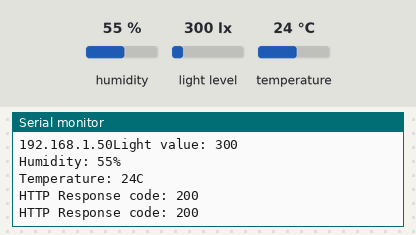
Recording of a sketch running on a simulated ESP32. Parts: the last lines printed to the serial monitor. The test bench sets the inputs (shaded band); at power-on: humidity 55 %, light level 300 lx, temperature 24 °C. WiFi joins after 1.5 s; servers stay silent unless stated; uploads are accepted with an empty reply.

Above: at 3.2 s.
3.3 s: humidity set to 22 %
At 9.61 s:
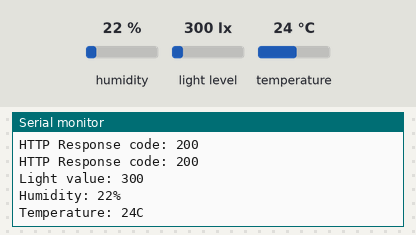
10.7 s: light level set to 40 lx
At 17.03 s:
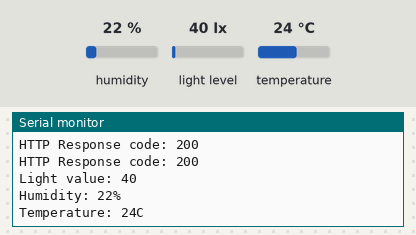
18.1 s: temperature set to 12 °C
At 25.3 s:
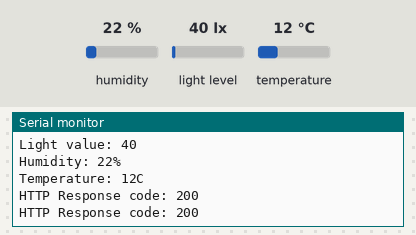
25.5 s: light level set to 500 lx
At 31.88 s:
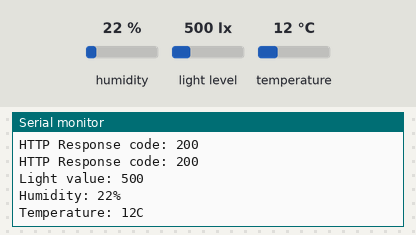
32.9 s: humidity set to 40 %
At 39.31 s:
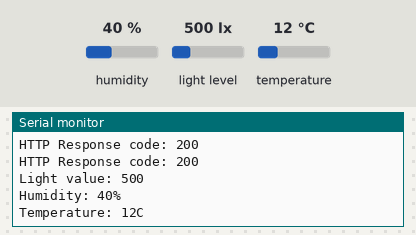
Timing chart, 0 to 40.8 s (numbered marks = the images above; inputs shaded):
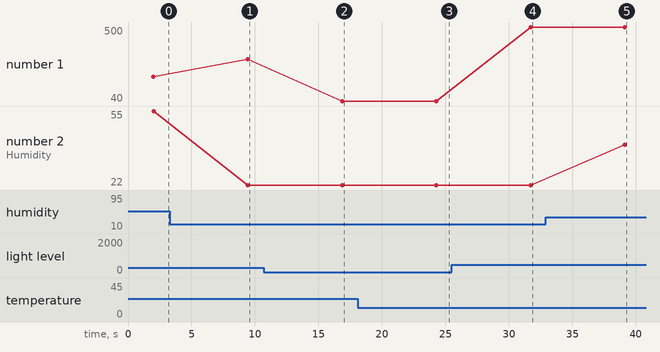

Measured:
- after the input at 3.3 s, the serial monitor: prints a new line after 6.2 s (image 1)
- after the input at 10.7 s, the serial monitor: prints a new line after 6.2 s (image 2)
- after the input at 18.1 s, the serial monitor: prints a new line after 6.2 s (image 3)
- after the input at 25.5 s, the serial monitor: prints a new line after 6.2 s (image 4)
- after the input at 32.9 s, the serial monitor: prints a new line after 6.3 s (image 5)
- plotted number 1: 300 → 40 after the input at 10.7 s, 40 → 500 after the input at 25.5 s
- plotted number 2: 55 → 22 after the input at 3.3 s, 22 → 40 after the input at 32.9 s

The sketch:

sensor.ino
```cpp
#include <Wire.h>
#include <BH1750.h>
#include <DHT.h>
#include <WiFi.h>
#include <HTTPClient.h>

#define DHTPIN 4       // Digital pin connected to the DHT sensor
#define DHTTYPE DHT11  // DHT 22 (AM2302), AM2321
DHT dht(DHTPIN, DHTTYPE);

BH1750 lightSensor;

const char *ssid = "oplus_co_apjois";  // Your WiFi SSID
const char *password = "btac4949";     // Your WiFi password

const char *serverUrl = "https://szn8dg2qly88.share.zrok.io/vaccine/violations";  // Your server URL to post the data

void setup() {
  Serial.begin(115200);
  Wire.begin();

  dht.begin();          // Initialize DHT sensor
  lightSensor.begin();  // Initialize BH1750 sensor

  connectToWiFi();
}

void loop() {
  // Read and post DHT sensor data
  uint16_t temperature = readTemperature();
  uint16_t   humidity = readHumidity();

  // Read and post BH1750 sensor data
  uint16_t lightLevel = readLight();

Serial.print("Light value: ");
Serial.print(lightLevel);
Serial.println();

Serial.print("Humidity: ");
Serial.print(humidity);
Serial.println("%");

Serial.print("Temperature: ");
Serial.print(temperature);
Serial.println("C");
  // Post sensor data to server
  if(lightLevel > 4)
    postLightViolation(lightLevel);
  postTempViolation(temperature, humidity);

  delay(7000);  // Delay between posts
}

float readTemperature() {
  return dht.readTemperature();
}

float readHumidity() {
  return dht.readHumidity();
}

uint16_t readLight() {
  return lightSensor.readLightLevel();
}

void connectToWiFi() {
  Serial.println("Connecting to WiFi...");
  WiFi.begin(ssid, password);
  while (WiFi.status() != WL_CONNECTED) {
    delay(1000);
    Serial.println("Connecting...");
  }
  Serial.println("Connected to WiFi");
  Serial.print(WiFi.localIP());
}
void postTempViolation(uint16_t temperature,uint16_t  humidity){
  if (WiFi.status() == WL_CONNECTED) {
    HTTPClient http;

    // Your server URL to post the data
    http.begin(serverUrl);

    // Set content type to JSON
    http.addHeader("Content-Type", "application/json");
    http.addHeader("Origin", "default");
    http.addHeader("ngrok-skip-browser-warning", "69420");

    // Create JSON payload
    String jsonData = "{\"container_id\":\"container1\",\"violations\":[{\"parameter\":\"temperature\",\"value\":\"" + String(temperature) + "\"}]}";


    // Send HTTP POST request
    int httpResponseCode = http.POST(jsonData);


    if (httpResponseCode > 0) {
      Serial.print("HTTP Response code: ");
      Serial.println(httpResponseCode);
    } else {
      Serial.print("Error code: ");
      Serial.println(httpResponseCode);
    }

    // Free resources
    http.end();
  } else {
    Serial.println("Error: WiFi not connected");
  }
}
void postLightViolation(uint16_t lightLevel) {
  if (WiFi.status() == WL_CONNECTED) {
    HTTPClient http;

    // Your server URL to post the data
    http.begin(serverUrl);

    // Set content type to JSON
    http.addHeader("Content-Type", "application/json");
    http.addHeader("Origin", "default");
    http.addHeader("ngrok-skip-browser-warning", "69420");

    // Create JSON payload
    String jsonData = "{\"container_id\":\"container1\",\"violations\":[{\"parameter\":\"opening\",\"value\":\"opening\"}]}";


    // Send HTTP POST request
    int httpResponseCode = http.POST(jsonData);


    if (httpResponseCode > 0) {
      Serial.print("HTTP Response code: ");
      Serial.println(httpResponseCode);
      String payload = http.getString();
      Serial.print('\n' + payload);
    } else {
      Serial.print("Error code: ");
      Serial.println(httpResponseCode);
    }

    // Free resources
    http.end();
  } else {
    Serial.println("Error: WiFi not connected");
  }
}
```
